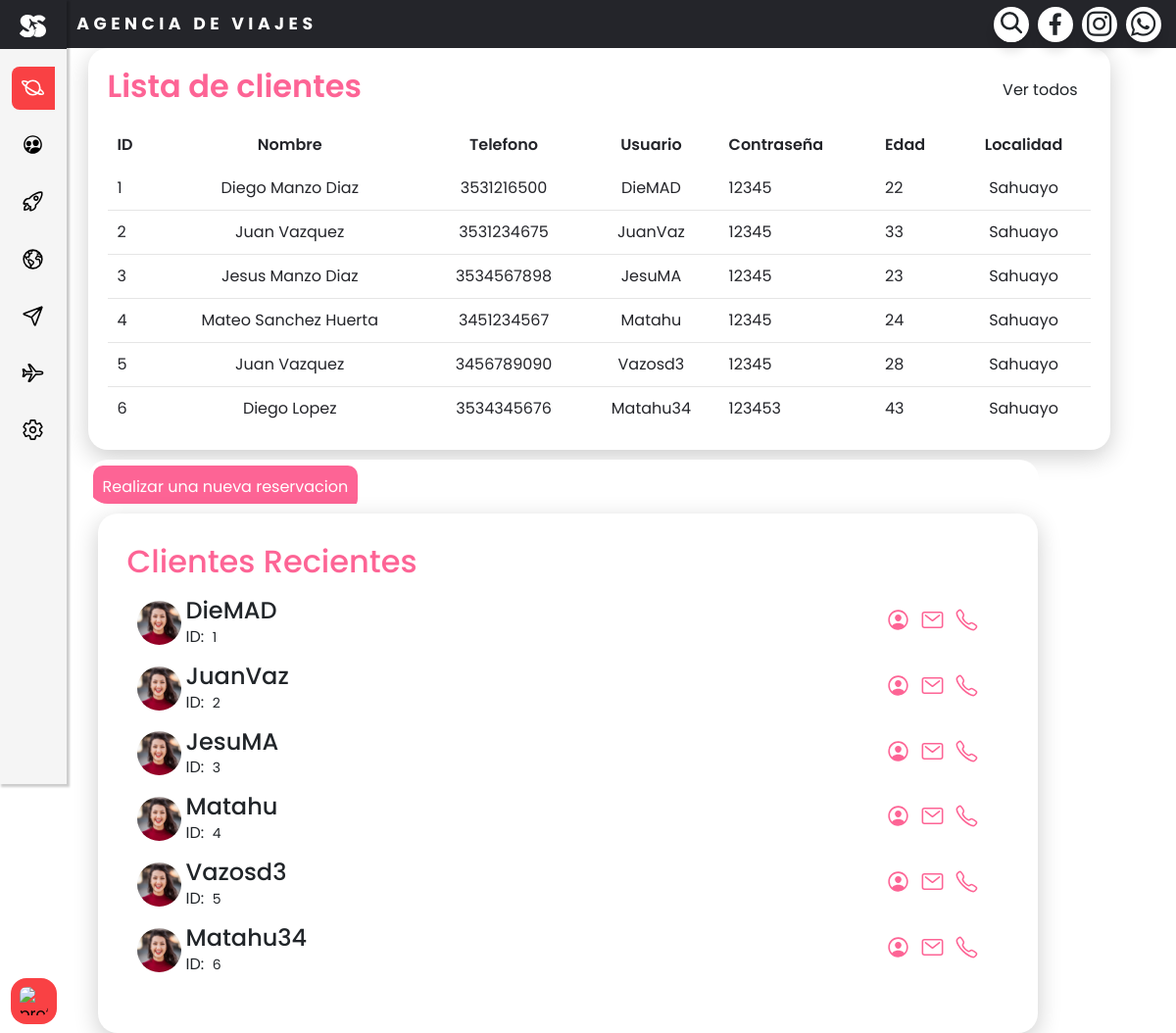
/clientes/, run on an earlier commit of the app's database.
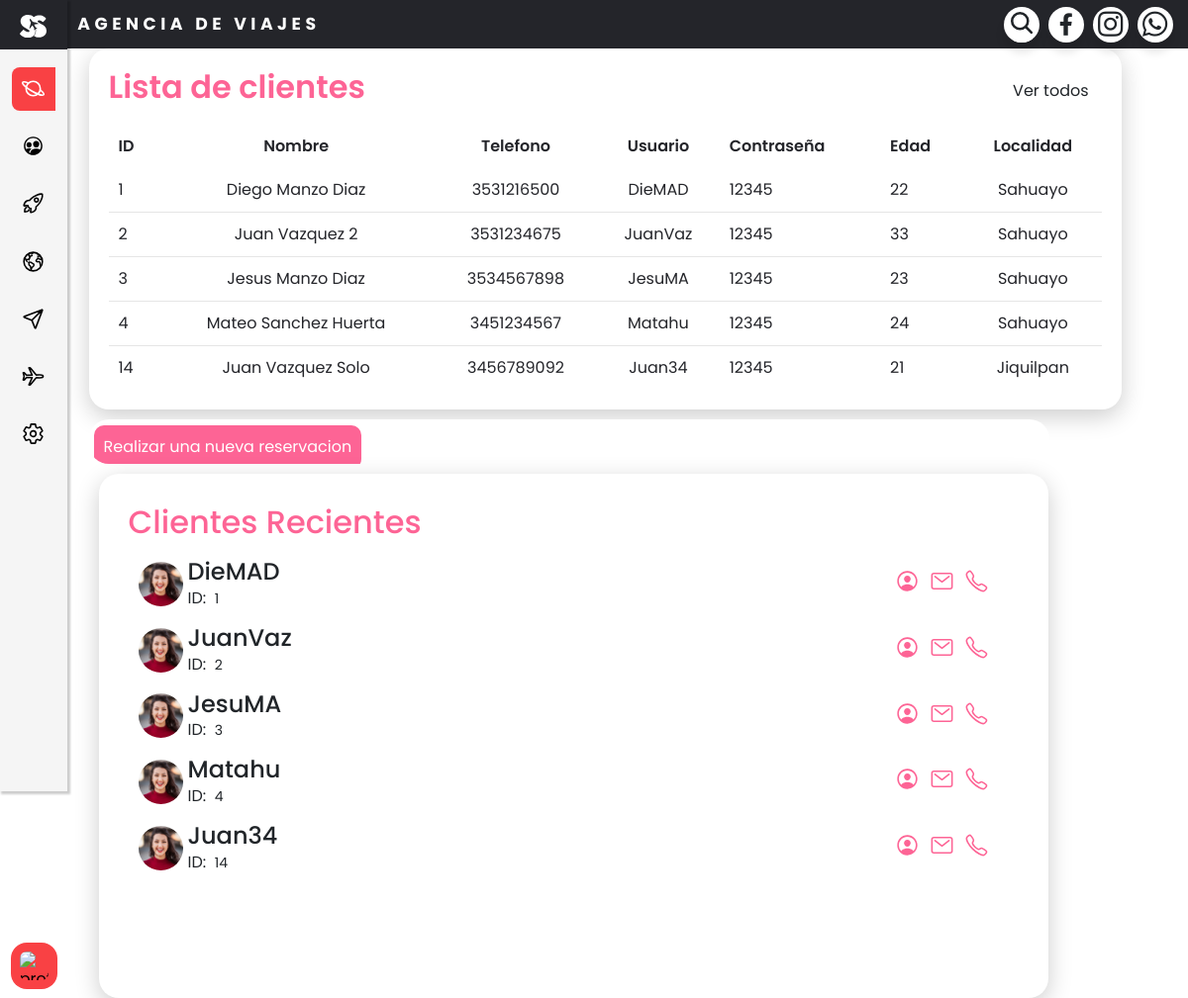
And on a later commit of the database.
### clientes/models.py (models this page shows, shortened)
class Cliente(models.Model):
    idcliente = models.AutoField(primary_key=True,unique=True, blank=False, null=False)
    nombrec = models.CharField(max_length=255, blank=False, null=False)
    telefenoc = models.CharField(max_length=20)
    usuarioc = models.CharField(max_length=50, unique=True,blank=False, null=False)
    passwordc = models.CharField(max_length=100,blank=False, null=False)
    edadc = models.IntegerField()
    localidad = models.CharField(max_length=100)

### clientes/views.py (the view)
# urls.py: path('',include('clientes.urls')),
def clientes(request):
    clientes = Cliente.objects.all()
    data = {
        'clientes': clientes
    }
    response = render(request, 'clientes/clientes.html', context=data)
    response['X-Frame-Options'] = 'ALLOW-FROM *'
    return response

### clientes/templates/clientes/clientes.html (shortened to what this page needs)
{% extends 'base/base.html' %}
{% load static %}
{% block content %}
    <div class="reservas">
        <div class="recientes">
            <div class="titulo">
                <h2>Lista de clientes </h2>
                <a href="#" class="btn">Ver todos</a>
            </div>
            <table>
                <thead>
                    <tr>
                        <td>ID</td>
                        <td>Nombre</td>
                        <td>Telefono</td>
                        <td>Usuario</td>
                        <td>Contraseña</td>
                        <td>Edad</td>
                        <td>Localidad</td>
                    </tr>
                </thead>
                <tbody class="TableClientes">
                    {% for cliente in clientes %}
                        <tr>
                            <td>{{ cliente.idcliente }}</td>
                            <td>{{ cliente.nombrec }}</td>
                            <td>{{ cliente.telefenoc }}</td>
                            <td>{{ cliente.usuarioc }}</td>
                            <td>{{ cliente.passwordc }}</td>
                            <td>{{ cliente.edadc }}</td>
                            <td>{{ cliente.localidad }}</td>
                        </tr>
                    {% endfor %}
                </tbody>
            </table>
        </div>
        <div class="sidecontent">
            <div class="ops mini">
                <a href="#" class="btn-expand">Realizar una nueva reservacion</a>
            </div>
            <div class="ops-right">
                <div class="header">
                    <h2>Clientes Recientes</h2>
                </div>
                <table>
                    <tbody class="clientesRC">
                        {% for cliente in clientes %}
                            <tr class="trC">
                                <td width="60px" class="tdi"><div class="imbBx"><img src="{% static 'Imgs/us1.jpg' %}"></div></td>
                                <td><h4>{{ cliente.usuarioc }}</h4>ID: &nbsp<span class="idT">{{ cliente.idcliente }}</span>
                                    <div class="iconos">
                                        <ion-icon class="profile" name="person-circle-outline"></ion-icon>
                                        <ion-icon name="mail-outline"></ion-icon>
                                        <ion-icon name="call-outline"></ion-icon>
                                    </div>
                                </td>
                            </tr>
                        {% endfor %}
                    </tbody>
                </table>
                </div>
            </div>
        </div>
{% endblock %}

What changed in the data, as far as the page shows it:
removed Cliente: idcliente "5", nombrec "Juan Vazquez", telefenoc "3456789090", usuarioc "Vazosd3", passwordc "12345", edadc "28", localidad "Sahuayo"
removed Cliente: idcliente "6", nombrec "Diego Lopez", telefenoc "3534345676", usuarioc "Matahu34", passwordc "123453", edadc "43", localidad "Sahuayo"
changed Cliente "JuanVaz": nombrec "Juan Vazquez" → "Juan Vazquez 2"
added Cliente: idcliente "14", nombrec "Juan Vazquez Solo", telefenoc "3456789092", usuarioc "Juan34", passwordc "12345", edadc "21", localidad "Jiquilpan"
